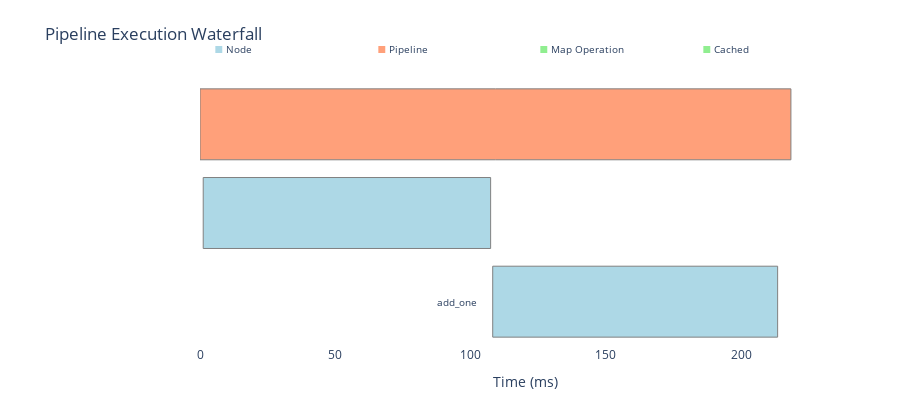

The notebook cell this image was saved under:
### Code cell
chart = telemetry.get_waterfall_chart()
chart

### Figure 1 — Plotly figure (JSON) as saved in the notebook; plotly's stock layout.template omitted (floating-point values rounded to 4 significant figures)
{"data": [{"base": 0, "hovertemplate": "<b>pipeline_4541554880</b><br>Start: 0.0ms<br>Duration: 218.43ms<br>Depth: 1<br>Type: pipeline<br><extra></extra>", "marker": {"color": "lightsalmon", "line": {"color": "gray", "width": 1}}, "name": "pipeline_4541554880", "orientation": "h", "showlegend": false, "type": "bar", "x": [218.4], "y": [3]}, {"base": 1.188, "hovertemplate": "<b>double</b><br>Start: 1.2ms<br>Duration: 106.25ms<br>Depth: 1<br>Type: node<br><extra></extra>", "marker": {"color": "lightblue", "line": {"color": "gray", "width": 1}}, "name": "double", "orientation": "h", "showlegend": false, "type": "bar", "x": [106.2], "y": [2]}, {"base": 108.2, "hovertemplate": "<b>add_one</b><br>Start: 108.2ms<br>Duration: 105.33ms<br>Depth: 1<br>Type: node<br><extra></extra>", "marker": {"color": "lightblue", "line": {"color": "gray", "width": 1}}, "name": "add_one", "orientation": "h", "showlegend": false, "type": "bar", "x": [105.3], "y": [1]}], "layout": {"annotations": [{"font": {"size": 10}, "showarrow": false, "text": "pipeline_4541554880", "x": -5, "xanchor": "right", "y": 3}, {"font": {"size": 10}, "showarrow": false, "text": "double", "x": -3.812, "xanchor": "right", "y": 2}, {"font": {"size": 10}, "showarrow": false, "text": "add_one", "x": 103.2, "xanchor": "right", "y": 1}, {"font": {"size": 10}, "showarrow": false, "text": "<span style=\"color:lightblue\">■</span> Node", "x": 0.02, "xanchor": "left", "xref": "paper", "y": 1.15, "yref": "paper"}, {"font": {"size": 10}, "showarrow": false, "text": "<span style=\"color:lightsalmon\">■</span> Pipeline", "x": 0.27, "xanchor": "left", "xref": "paper", "y": 1.15, "yref": "paper"}, {"font": {"size": 10}, "showarrow": false, "text": "<span style=\"color:lightgreen\">■</span> Map Operation", "x": 0.52, "xanchor": "left", "xref": "paper", "y": 1.15, "yref": "paper"}, {"font": {"size": 10}, "showarrow": false, "text": "<span style=\"color:lightgreen\">■</span> Cached", "x": 0.77, "xanchor": "left", "xref": "paper", "y": 1.15, "yref": "paper"}], "barmode": "overlay", "height": 400, "hovermode": "closest", "margin": {"b": 50, "l": 200, "r": 50, "t": 80}, "plot_bgcolor": "white", "title": {"text": "Pipeline Execution Waterfall"}, "xaxis": {"range": [0, 240.3], "title": {"text": "Time (ms)"}}, "yaxis": {"range": [0.5, 3.5], "showticklabels": false, "title": {"text": ""}}}}
